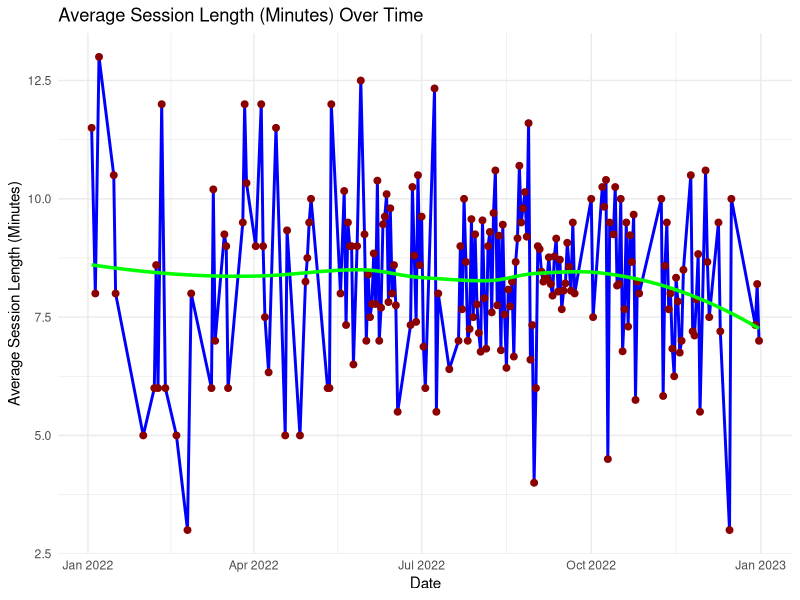

Write R code to recreate this figure.
## ---- chunk 1
# Load the dataset
avg_length <- read.csv("avg_SessionsLength_no_more_than_24h_.csv")

# Load libraries
library(ggplot2)

# Convert columns
avg_length$date <- as.Date(avg_length$date, format = "%Y-%m-%d")
avg_length$avg_session_minutes <- as.numeric(avg_length$avg_session_minutes)
avg_length$avg_session_hours <- as.numeric(avg_length$avg_session_hours)

# Clean data
avg_length <- avg_length[is.finite(avg_length$avg_session_hours), ]

# Plot with trend line
ggplot(avg_length, aes(x = date, y = avg_session_minutes)) +
  geom_line(color = "blue", linewidth = 1) +
  geom_point(color = "darkred", size = 2) +
  geom_smooth(method = "loess", se = FALSE, color = "green", linewidth = 1.2) +
  labs(
    title = "Average Session Length (Minutes) Over Time",
    x = "Date",
    y = "Average Session Length (Minutes)"
  ) +
  theme_minimal()
